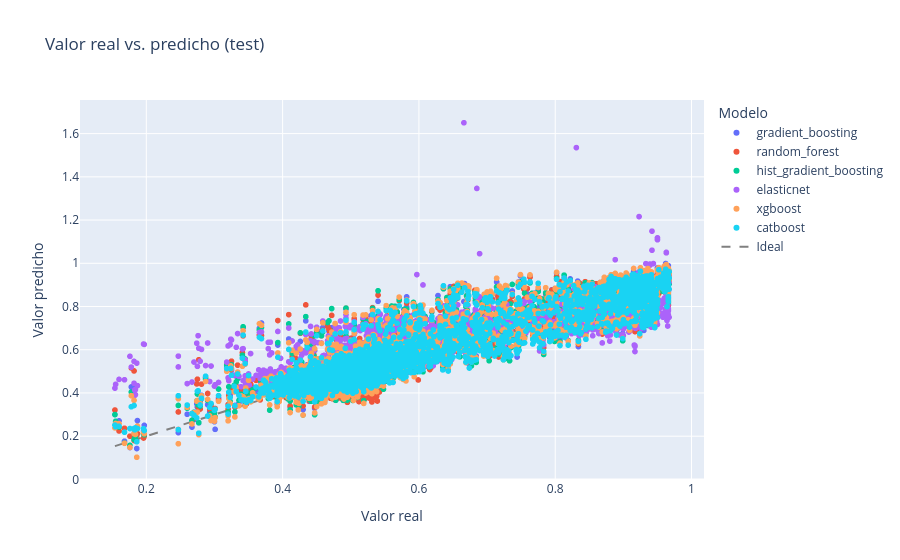
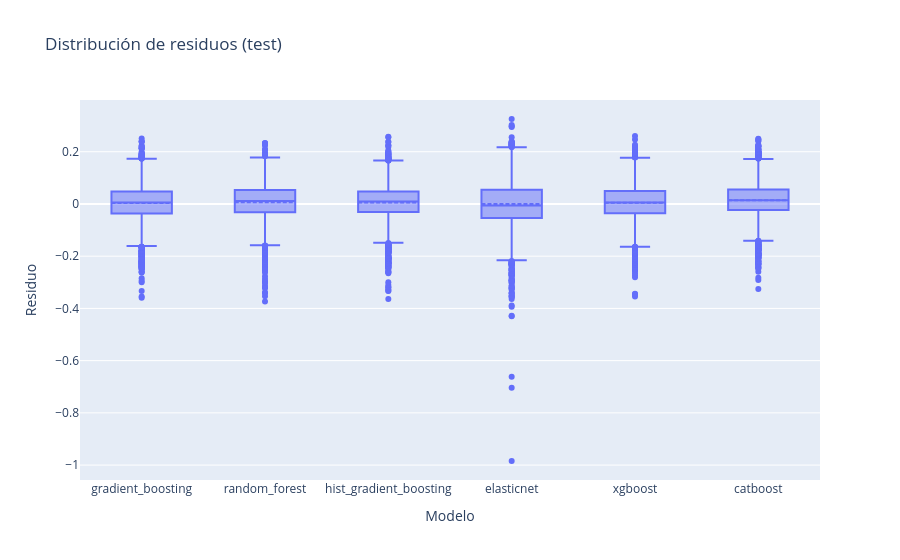

Source (notebook cell) for these figures, in order:
### Markdown cell above
### 3. RESIDUOS Y DISPERSIONES.

Inspeccionamos cómo se comporta cada modelo sobre el conjunto de test.

### Code cell
pred_df = experiment_data["pred"].copy()
pred_df["residual"] = pred_df["y_true"] - pred_df["y_pred"]

fig_scatter = px.scatter(
    pred_df,
    x="y_true",
    y="y_pred",
    color="model",
    title=f"Valor real vs. predicho (test)",
    labels={"y_true": f"Valor real", "y_pred": f"Valor predicho", "model": "Modelo"}
)
fig_scatter.add_trace(
    go.Scatter(
        x=[pred_df.y_true.min(), pred_df.y_true.max()],
        y=[pred_df.y_true.min(), pred_df.y_true.max()],
        mode="lines",
        name="Ideal",
        line=dict(dash="dash", color="gray")
    )
)
fig_scatter.show()

fig_res = px.box(
    pred_df,
    x="model",
    y="residual",
    title=f"Distribución de residuos (test)",
    labels={"model": "Modelo", "residual": "Residuo"}
)
fig_res.update_traces(boxmean=True)
fig_res.show()

### Figure 1 — Plotly figure (JSON) as saved in the notebook; plotly's stock layout.template omitted (floating-point values rounded to 4 significant figures; data arrays with more than 128 entries replaced by an {"elided": "..."} marker saying what was removed)
{"data": [{"hovertemplate": "Modelo=gradient_boosting<br>Valor real=%{x}<br>Valor predicho=%{y}<extra></extra>", "legendgroup": "gradient_boosting", "marker": {"color": "#636efa", "symbol": "circle"}, "mode": "markers", "name": "gradient_boosting", "showlegend": true, "type": "scattergl", "x": {"elided": "2942 float values"}, "xaxis": "x", "y": {"elided": "2942 float values"}, "yaxis": "y"}, {"hovertemplate": "Modelo=random_forest<br>Valor real=%{x}<br>Valor predicho=%{y}<extra></extra>", "legendgroup": "random_forest", "marker": {"color": "#EF553B", "symbol": "circle"}, "mode": "markers", "name": "random_forest", "showlegend": true, "type": "scattergl", "x": {"elided": "2942 float values"}, "xaxis": "x", "y": {"elided": "2942 float values"}, "yaxis": "y"}, {"hovertemplate": "Modelo=hist_gradient_boosting<br>Valor real=%{x}<br>Valor predicho=%{y}<extra></extra>", "legendgroup": "hist_gradient_boosting", "marker": {"color": "#00cc96", "symbol": "circle"}, "mode": "markers", "name": "hist_gradient_boosting", "showlegend": true, "type": "scattergl", "x": {"elided": "2942 float values"}, "xaxis": "x", "y": {"elided": "2942 float values"}, "yaxis": "y"}, {"hovertemplate": "Modelo=elasticnet<br>Valor real=%{x}<br>Valor predicho=%{y}<extra></extra>", "legendgroup": "elasticnet", "marker": {"color": "#ab63fa", "symbol": "circle"}, "mode": "markers", "name": "elasticnet", "showlegend": true, "type": "scattergl", "x": {"elided": "2942 float values"}, "xaxis": "x", "y": {"elided": "2942 float values"}, "yaxis": "y"}, {"hovertemplate": "Modelo=xgboost<br>Valor real=%{x}<br>Valor predicho=%{y}<extra></extra>", "legendgroup": "xgboost", "marker": {"color": "#FFA15A", "symbol": "circle"}, "mode": "markers", "name": "xgboost", "showlegend": true, "type": "scattergl", "x": {"elided": "2942 float values"}, "xaxis": "x", "y": {"elided": "2942 float values"}, "yaxis": "y"}, {"hovertemplate": "Modelo=catboost<br>Valor real=%{x}<br>Valor predicho=%{y}<extra></extra>", "legendgroup": "catboost", "marker": {"color": "#19d3f3", "symbol": "circle"}, "mode": "markers", "name": "catboost", "showlegend": true, "type": "scattergl", "x": {"elided": "2942 float values"}, "xaxis": "x", "y": {"elided": "2942 float values"}, "yaxis": "y"}, {"line": {"color": "gray", "dash": "dash"}, "mode": "lines", "name": "Ideal", "type": "scatter", "x": [0.154, 0.967], "y": [0.154, 0.967]}], "layout": {"legend": {"title": {"text": "Modelo"}, "tracegroupgap": 0}, "title": {"text": "Valor real vs. predicho (test)"}, "xaxis": {"anchor": "y", "domain": [0, 1], "title": {"text": "Valor real"}}, "yaxis": {"anchor": "x", "domain": [0, 1], "title": {"text": "Valor predicho"}}}}

### Figure 2 — Plotly figure (JSON) as saved in the notebook; plotly's stock layout.template omitted (floating-point values rounded to 4 significant figures; data arrays with more than 128 entries replaced by an {"elided": "..."} marker saying what was removed)
{"data": [{"alignmentgroup": "True", "boxmean": true, "hovertemplate": "Modelo=%{x}<br>Residuo=%{y}<extra></extra>", "legendgroup": "", "marker": {"color": "#636efa"}, "name": "", "notched": false, "offsetgroup": "", "orientation": "v", "showlegend": false, "type": "box", "x": {"elided": "17652 str values"}, "x0": " ", "xaxis": "x", "y": {"elided": "17652 float values"}, "y0": " ", "yaxis": "y"}], "layout": {"boxmode": "group", "legend": {"tracegroupgap": 0}, "title": {"text": "Distribución de residuos (test)"}, "xaxis": {"anchor": "y", "domain": [0, 1], "title": {"text": "Modelo"}}, "yaxis": {"anchor": "x", "domain": [0, 1], "title": {"text": "Residuo"}}}}
